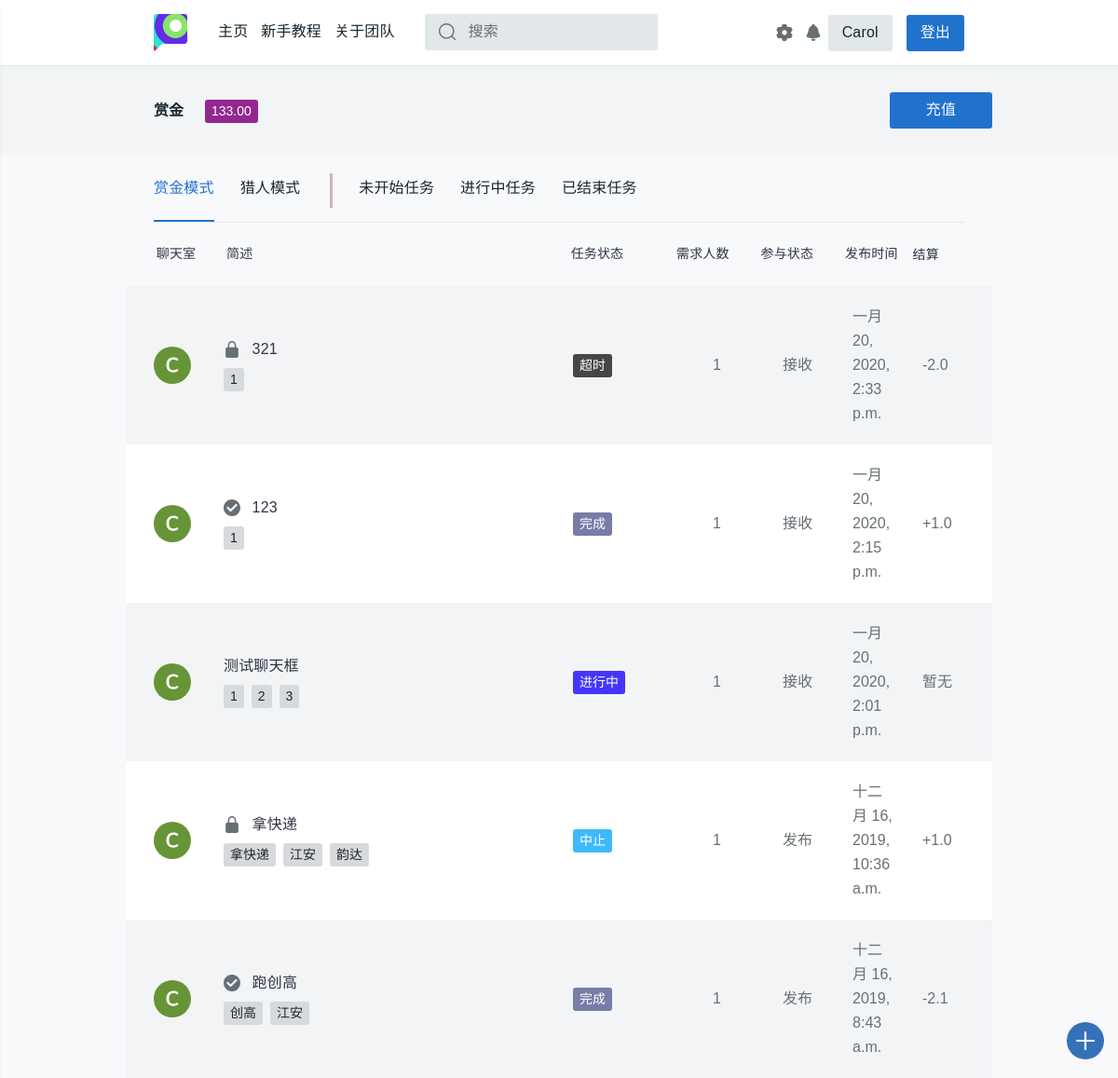
The page /profile/ (signed in) on the database as committed earlier.
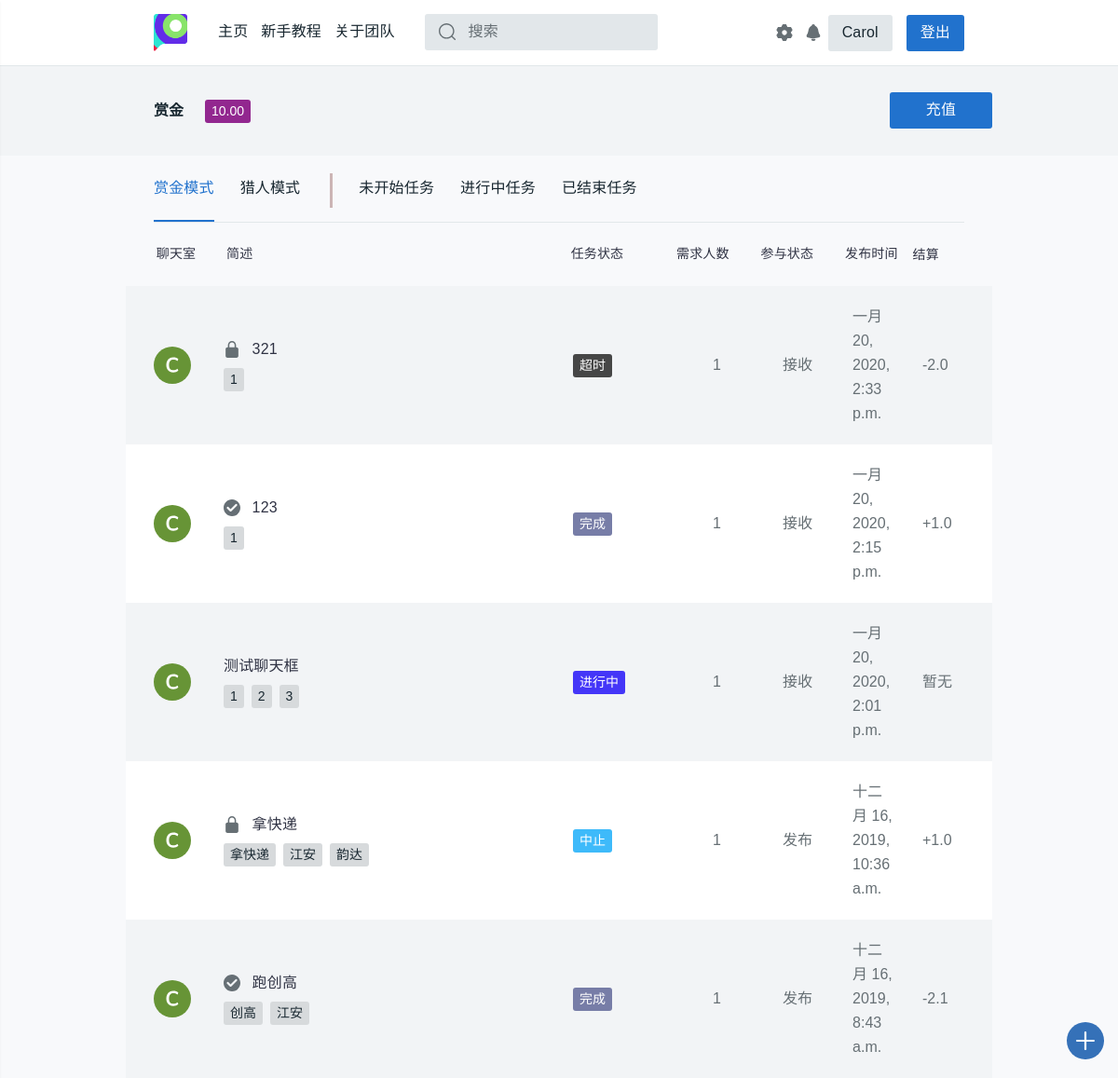
The same page on the database as committed later.
### login/models.py (models this page shows, shortened)
class User(models.Model):
    name = models.CharField(max_length=128, unique=True)
    password = models.CharField(max_length=256)
    stu_id = models.CharField(max_length=13, unique=True)
    phone = models.CharField(max_length=11, unique=True, default='None')
    dept = models.CharField(max_length=50, default='None')
    money = models.DecimalField(max_digits=5, decimal_places=2, default=0.00)
    c_time = models.DateTimeField(auto_now_add=True)
    has_confirmed = models.BooleanField(default=False)
    send_state = models.IntegerField(default=1)
    updated_time = models.DateTimeField(null=True, blank=True)
    class Meta:
        ordering = ['c_time']
        verbose_name = '用户'
        verbose_name_plural = '用户'

### task_platform/models.py (models this page shows, shortened)
class Task(models.Model):
    state = (('未开始', 'waitting'), ('进行中', 'processing'), ('中止', 'abort'),
             ('撤销', 'revoke'), ('超时', 'timeout'), ('完成', 'completed'))
    publisher = models.CharField(max_length=128)
    pub_time = models.DateTimeField(auto_now_add=True)
    begin_time = models.DateTimeField(null=True, blank=True)
    end_time = models.DateTimeField(null=True, blank=True)
    people_needed = models.IntegerField(default=1)
    people_now = models.IntegerField(default=0)
    expected_time_consuming = models.DecimalField(
        max_digits=12, decimal_places=1, default=0.0)
    task_description = models.CharField(max_length=50, default="None")
    task_detail = RichTextUploadingField(default='None')
    task_state = models.CharField(max_length=32, choices=state, default='未开始')
    task_class = models.CharField(max_length=48, default='赏金模式')
    class Meta:
        ordering = ['pub_time']
        verbose_name = '任务'
        verbose_name_plural = '任务'

class Task_tags(models.Model):
    sig_tag = models.CharField(max_length=20, default="None")
    task_id = models.IntegerField(default="0")
    def __str__(self):
        return self.sig_tag
    class Meta:
        verbose_name = "任务标签"
        verbose_name_plural = "任务标签"

### task_platform/views.py (the view)
# urls.py: path('profile/', views.profile, name='profile'),
def profile(request):
    username = request.session.get('user_name', None)
    if not username:
        return redirect('/login/')
    notice_room = '/chatroom/{}'.format(get_notice_room_id(username))
    notice_num = chatinfo_num(username)
    user = User.objects.get(name=username)
    student_id = user.stu_id
    phone = user.phone
    dept = user.dept
    if user.dept == 'None':
        dept = '暂无信息'
    money = user.money
    task_list_list = []
    if username:
        user = User.objects.get(name=username)
        student_id = user.stu_id
        phone = user.phone
        dept = user.dept
        if user.dept == 'None':
            dept = '暂无信息'
    stcolor_finder = {
        '未开始': '9', '进行中': '2',
        '中止': '3', '撤销': '3',
        '超时': '6', '完成': '4',
        '赏金模式': '5', '猎人模式': '7'
    }
    rec_task_id_list = Task_receive.objects.filter(username=username).values_list('task_id')
    latest_task_list = Task.objects.filter(
        Q(publisher=username) | Q(id__in=rec_task_id_list)
    ).order_by('-pub_time')
    tab_class = [
        ("task_class='赏金模式'", "_task.task_state"),
        ("task_class='猎人模式'", "_task.task_state"),
        ("task_state='未开始'", "_task.task_class"),
        ("task_state='进行中'", "_task.task_class"),
        ("Q(task_state='撤销')|Q(task_state='中止')|Q(task_state='超时')|Q(task_state='完成')",
        "_task.task_class")
    ]
    def calc_settlement(task, username):
        _settlement = '暂无'
        rec_task_list = Task_receive.objects.filter(task_id=task.id)
        if task.publisher == username:
            if task.task_class == '赏金模式':
                if task.task_state == '完成':
                    _settlement = 0
                    for rec in rec_task_list:
                        _settlement -= (1 + settings.PERCENTAGE) * float(rec.done_money)
                elif task.task_state in ['中止']:
                    _settlement = 0
                    for rec in rec_task_list:
                        _settlement += float(rec.done_money)
                elif task.task_state == '撤销':
                    _settlement = -settings.DEPOSIT
                    for rec in rec_task_list:
                        if rec.is_abort:
                            _settlement += float(rec.done_money)
            else:
                if task.task_state == '完成':
                    _settlement = -float(rec_task_list.first().done_money) * (1 - settings.PERCENTAGE)
                elif task.task_state in ['中止', '超时']:
                    _settlement = -settings.DEPOSIT
        elif rec_task_list.filter(username=username):
            if task.task_class == '赏金模式':
                if task.task_state == '完成':
                    _settlement = float(rec_task_list.get(username=username).done_money)
                elif task.task_state in ['中止', '超时']:
                    _settlement = -float(rec_task_list.get(username=username).done_money)
                elif task.task_state == '撤销':
                    _settlement = float(settings.DEPOSIT) / rec_task_list.count()
            else:
                if task.task_state == '完成':
                    _settlement = -float(rec_task_list.get(username=username).done_money)
                elif task.task_state in ['中止', '超时']:
                    _settlement = float(settings.DEPOSIT)
        if type(_settlement) == str:
            return _settlement
        if _settlement >= 0:
            return '+{}'.format(round(_settlement, 2))
        else:
            return str(round(_settlement, 2))
    for idx in range(5):
        tag_list = []
        for _task in eval('latest_task_list.filter({})'.format(tab_class[idx][0])):
            _color = 'tt-color0{} tt-badge'.format(stcolor_finder[eval(tab_class[idx][1])])
            _settlement = calc_settlement(_task, username)
            _room_id = get_room_id(_task)
            tag_list.append(
                (_task, _color, _settlement, _room_id,
                Task_tags.objects.filter(task_id=_task.id).order_by('sig_tag'))
            )
        task_list_list.append(tag_list)
    tag_list_1, tag_list_2, tag_list_3, tag_list_4, tag_list_5 = (
        task_list_list[0], task_list_list[1], task_list_list[2],
        task_list_list[3], task_list_list[4]
    )
    if request.method == 'POST' and 'settings' in request.POST:
        sl_message = self_settings(request, user)
    return render(request, 'task_platform/profile.html', locals())

### task_platform/tools.py (called while the page is built)
@csrf_exempt
def get_room_id(task):
    md5 = hashlib.md5()
    md5.update('{}{}'.format(task.id, task.publisher).encode())
    return md5.hexdigest()

@csrf_exempt
def get_notice_room_id(username):
    md5 = hashlib.md5()
    md5.update(username.encode())
    return md5.hexdigest()

def chatinfo_num(username):
    withs = Withdraw.objects.filter(username=username, state='完成', noticed=False)
    for each_with in withs:
        send_notice(username, '恭喜您，您于{}发起的提现{}元的请求已经接受，请查看您支付宝余额，如果有问题请联系platform_office@163.com。'.format(each_with.start_time.strftime('%Y-%m-%d %M:%H:%S'), each_with.money))
        each_with.noticed = True
        each_with.save()
    chatnum = ChatVision.objects.filter(username=username, has_seen=False).count()
    return chatnum

### task_platform/templates/task_platform/profile.html (shortened to what this page needs)
{% extends 'task_platform/base.html'%}
{% load staticfiles %}
{% block content %}
<head>
  <link rel="stylesheet" href="{% static 'css/style.css' %}">
  <link href="{% static 'css/profile.css' %}" rel="stylesheet">
</head>
<main id="tt-pageContent" class="tt-offset-small">
  <div class="tt-wrapper-section">
    <div class="container">
      <div class="tt-user-header">
        <div class="tt-col-title">
          <div class="tt-title">
            <a href="#">赏金</a>
          </div>
          <ul class="tt-list-badge">
            <li><a href="#"><span class="tt-color14 tt-badge">{{ money }}</span></a></li>
          </ul>
        </div>
        <div class="tt-col-btn" id="js-settings-btn">
          <div class="tt-list-btn">
            <a href="/recharge/" class="btn btn-secondary">充值</a>
          </div>
        </div>
      </div>
    </div>
  </div>
  <div class="container">
    <div class="tt-tab-wrapper">
      <div class="tt-wrapper-inner">
        <ul class="nav nav-tabs pt-tabs-default" role="tablist">
          <li class="nav-item show">
            <a class="nav-link active" data-toggle="tab" href="#tt-tab-01" role="tab"><span>赏金模式</span></a>
          </li>
          <li class="nav-item">
            <a class="nav-link" data-toggle="tab" href="#tt-tab-02" role="tab">
              <div class="box-container">
                <div class="border-right"><span>猎人模式</span></div>
              </div>
             </a>
          </li>
          <li class="nav-item">
            <a class="nav-link" data-toggle="tab" href="#tt-tab-03" role="tab"><span>未开始任务</span></a>
          </li>
          <li class="nav-item">
            <a class="nav-link" data-toggle="tab" href="#tt-tab-04" role="tab"><span>进行中任务</span></a>
          </li>
          <li class="nav-item">
            <a class="nav-link" data-toggle="tab" href="#tt-tab-05" role="tab"><span>已结束任务</span></a>
          </li>
        </ul>
      </div>
      <div class="tab-content">
        <div class="tab-pane tt-indent-none show active" id="tt-tab-01" role="tabpanel">
          <div class="tt-topic-list">
            <div class="tt-list-header">
              <div class="tt-col-value" style="width: 17%;"><center>聊天室</center></div>
              <div class="tt-col-category" style="width: 90%">简述</div>
              <div class="tt-col-category" style="width: 30%;padding-left:5.5%">任务状态</div>
              <div class="tt-col-value hide-mobile" style="width: 20%;padding-left:2%">需求人数</div>
              <div class="tt-col-value hide-mobile" style="width: 20%;padding-left:2%">参与状态</div>
              <div class="tt-col-value hide-mobile" style="width: 20%;padding-left:2%">发布时间</div>
              <div class="tt-col-value" style="width: 20%;padding:0%">结算</div>
            </div>
            {% if tag_list_1 %}
            {% for task, color, settlement, room_id, tags in tag_list_1 %}
              <div class="tt-item">
                <div class="tt-col-avatar">
                  <a href="/chatroom/{{ room_id }}">
                  <svg class="tt-icon">
                    <use xlink:href="#icon-ava-c"></use>
                  </svg>
                  </a>
                </div>
                <div class="tt-col-description">
                  <h6 class="tt-title"><a href="{% url 'detail' task.id %}">
                      {% if task.task_state == "完成" %}
                        <svg class="tt-icon">
                          <use xlink:href="#icon-verified"></use>
                        </svg>
                      {% elif task.task_state == "中止" or task.task_state == "撤销" or task.task_state == "超时" %}
                        <svg class="tt-icon">
                          <use xlink:href="#icon-locked"></use>
                        </svg>
                      {% endif %}
                      {{ task.task_description }}
                    </a></h6>
                  <div class="row align-items-center no-gutters">
                    <div class="col-11">
                      <ul class="tt-list-badge">
                        {% for tag in tags %}
                        <li><a><span class="tt-badge">{{ tag }}</span></a></li>
                        {% endfor%}
                      </ul>
                    </div>
                  </div>
                </div>
                <div class="tt-col-category"><span class="{{ color }}">{{ task.task_state }}</span></div>
                <div class="tt-col-value hide-mobile">{{ task.people_needed }}</div>
                <div class="tt-col-value   hide-mobile">
                  {% if task.publisher == username %}
                  发布
                  {% else %}
                  接收
                  {% endif %}
                </div>
                <div class="tt-col-value hide-mobile">{{ task.pub_time }}</div>
                <div class="tt-col-value hide-mobile">{{ settlement }}</div>
              </div>
            {% endfor %}
            {% endif %}
          </div>
        </div>
      </div>
    </div>
  </div>
</main>
{% endblock %}

### task_platform/templates/task_platform/base.html (shortened to what this page needs)
{% load staticfiles %}
<html>
<body>
  <head>
    {% block css %}
    <link rel="stylesheet" href="{% static 'css/style.css' %}">
    <link href="{% static 'css/detail.css' %}" rel="stylesheet">
    <link href="{% static 'css/recharge.css' %}" rel="stylesheet">
    {% endblock %}
  </head>
  <header id="tt-header">
    <div class="container">
      <div class="row tt-row no-gutters">
        <div class="col-auto">
          <div class="tt-logo">
            <a href="/"><img src="{% static 'images/logo.png' %}" alt=""></a>
          </div>
          <div class="tt-desktop-menu">
            <nav>
              <ul>
                <li><a href="/"><span>主页</span></a></li>
                <li><a href="/guide/"><span>新手教程</span></a></li>
                <li><a href="/about/"><span>关于团队</span></a></li>
              </ul>
            </nav>
          </div>
          <div class="tt-search" style="margin-top:15px;">
            <form class="search-wrapper" style="margin-block-end: 1em;" method='GET' action='/task-search/'>
              <div class="search-form" style="margin-bottom:12px">
                <input class="tt-search__input" placeholder="搜索" id="thesearch" name='search'>
                <a href="/">
                <button class="tt-search__btn" style="position: absolute;top: 50%;transform: translateY(-50%);" type="submit">
                  <svg class="tt-icon" >
                  <a href="/">
                    <use xlink:href="#icon-search"></use>
                  </a>
                  </svg>
                </button>
                </a>
              </div>
            </form>
          </div>
        </div>
        {% if request.session.is_login %}
        <div class="col-auto ml-auto">
          <div class="tt-user-info d-flex ">
            <center>
              <div style="margin:7px -25px  ">
                <a href="#" class="tt-btn-icon" id="js-settings-btn">
                  <i class="tt-icon"><svg>
                      <use xlink:href="#icon-settings_fill"></use>
                    </svg></i>
                </a>
              </div>
            </center>
            <center>
              <a href="{{ notice_room }}" class="tt-btn-icon" style="margin:7px;padding-right:0px;">
                <i class="tt-icon"><svg>
                    <use xlink:href="#icon-notification"></use>
                  </svg></i>
              </a>
            </center>
            <div class="tt-account-btn">
              <a href="/profile/" class="btn btn-primary">{{ request.session.user_name }}</a>
                <a href="/logout/" class="btn btn-secondary">登出</a>
            </div>
          </div>
        </div>
        {% endif %}
      </div>
    </div>
      <a href="/create-task" class="tt-btn-create-topic">
        <span class="tt-icon">
          <svg>
            <use xlink:href="#icon-create_new"></use>
          </svg>
        </span>
      </a>
  </header>
  {% block content %} {% endblock %}
</body>
</html>

### static/css/profile.css (style rules this page uses)
.box-container { position: relative; }
.border-right { padding: 0px 35px 0px 0px; }
.border-right:after { content: ''; position: absolute; left: auto; top: auto; bottom: 15px; right: 0; height: 52%; width: 3px; background-color: #ccb5b5; }

Rows that differ between the two databases and show on the page:
changed User: money "133.00" → "10.00"
